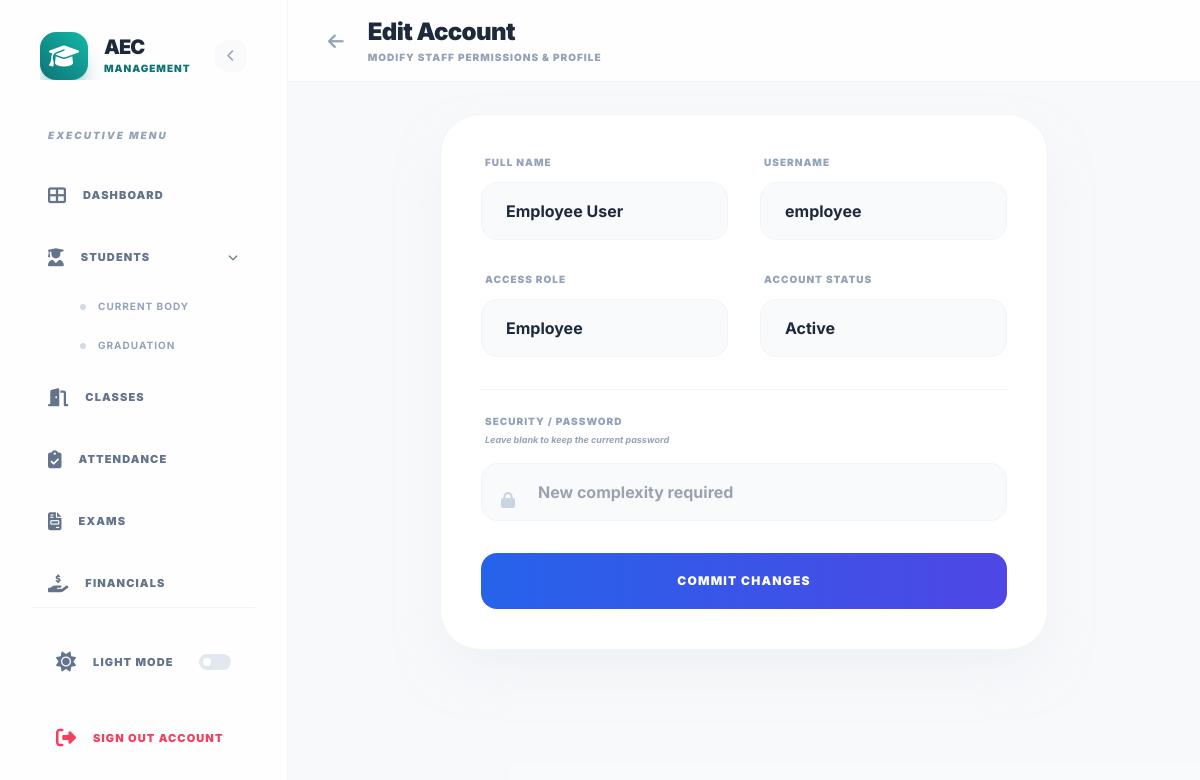
Screenshot of /user-edit.php?id=3 (signed in) with the database file from the repository.
### tables this page shows
CREATE TABLE IF NOT EXISTS `users` (
  `id` int(11) NOT NULL AUTO_INCREMENT,
  `full_name` varchar(100) NOT NULL,
  `username` varchar(50) NOT NULL,
  `password` varchar(255) NOT NULL,
  `role` enum('admin', 'employee') NOT NULL DEFAULT 'employee',
  `status` enum('active', 'inactive') NOT NULL DEFAULT 'active',
  `last_login` datetime DEFAULT NULL,
  `created_at` timestamp DEFAULT CURRENT_TIMESTAMP,
  PRIMARY KEY (`id`),
  UNIQUE KEY `uk_username` (`username`),
  INDEX `idx_status` (`status`)
);

### user-edit.php (the view, shortened to what this page needs)
<?php
require_once 'config/database.php';
$id = isset($_GET['id']) ? (int) $_GET['id'] : 0;
$stmt = $pdo->prepare("SELECT * FROM users WHERE id = ?");
$stmt->execute([$id]);
$user = $stmt->fetch();
include 'includes/header.php';
include 'includes/sidebar.php';
?>
<main class="flex-grow overflow-y-auto bg-slate-50/50 dark:bg-dark-bg transition-all duration-500">
    <header
        class="bg-white/80 dark:bg-dark-card/80 backdrop-blur-md border-b border-gray-100 dark:border-dark-border py-4 px-8 flex items-center justify-between sticky top-0 z-20 transition-all">
        <div class="flex items-center space-x-4">
            <a href="users.php" class="p-2 text-slate-400 hover:text-blue-600 transition-colors">
                <i class="fas fa-arrow-left text-lg"></i>
            </a>
            <div>
                <h2 class="text-2xl font-black text-slate-800 dark:text-white tracking-tight">Edit Account</h2>
                <p class="text-[10px] font-black text-slate-400 uppercase tracking-widest mt-0.5">Modify staff
                    permissions & profile</p>
            </div>
        </div>
    </header>
    <div class="p-8 max-w-2xl mx-auto">
        <div
            class="bg-white dark:bg-dark-card rounded-[2.5rem] border border-gray-100 dark:border-dark-border p-10 shadow-2xl shadow-slate-200/50 dark:shadow-none">
            <form action="user-edit.php?id=<?php echo $id; ?>" method="POST" class="space-y-8">
                <div class="grid grid-cols-1 md:grid-cols-2 gap-8">
                    <div>
                        <label
                            class="block text-[10px] font-black text-slate-400 uppercase tracking-widest mb-3 ml-1">Full
                            Name</label>
                        <input type="text" name="full_name" value="<?php echo $user->full_name; ?>" required
                            class="w-full px-6 py-4 bg-slate-50 dark:bg-slate-900/50 border border-slate-100 dark:border-white/5 rounded-2xl focus:outline-none focus:ring-4 focus:ring-blue-500/10 focus:border-blue-500 transition-all font-bold dark:text-white">
                    </div>
                    <div>
                        <label
                            class="block text-[10px] font-black text-slate-400 uppercase tracking-widest mb-3 ml-1">Username</label>
                        <input type="text" name="username" value="<?php echo $user->username; ?>" required
                            class="w-full px-6 py-4 bg-slate-50 dark:bg-slate-900/50 border border-slate-100 dark:border-white/5 rounded-2xl focus:outline-none focus:ring-4 focus:ring-blue-500/10 focus:border-blue-500 transition-all font-bold dark:text-white">
                    </div>
                </div>
                <div class="grid grid-cols-1 md:grid-cols-2 gap-8">
                    <div>
                        <label
                            class="block text-[10px] font-black text-slate-400 uppercase tracking-widest mb-3 ml-1">Access
                            Role</label>
                        <select name="role"
                            class="w-full px-6 py-4 bg-slate-50 dark:bg-slate-900/50 border border-slate-100 dark:border-white/5 rounded-2xl focus:outline-none focus:ring-4 focus:ring-blue-500/10 focus:border-blue-500 transition-all font-bold dark:text-white appearance-none">
                            <option value="employee" <?php echo $user->role === 'employee' ? 'selected' : ''; ?>>Employee</option>
                        </select>
                    </div>
                    <div>
                        <label
                            class="block text-[10px] font-black text-slate-400 uppercase tracking-widest mb-3 ml-1">Account
                            Status</label>
                        <select name="status"
                            class="w-full px-6 py-4 bg-slate-50 dark:bg-slate-900/50 border border-slate-100 dark:border-white/5 rounded-2xl focus:outline-none focus:ring-4 focus:ring-blue-500/10 focus:border-blue-500 transition-all font-bold dark:text-white appearance-none">
                            <option value="active" <?php echo $user->status === 'active' ? 'selected' : ''; ?>>Active
                            </option>
                        </select>
                    </div>
                </div>
                <div class="pt-6 border-t border-slate-100 dark:border-white/5">
                    <label
                        class="block text-[10px] font-black text-slate-400 uppercase tracking-widest mb-1 ml-1">Security
                        / Password</label>
                    <p class="text-[9px] font-bold text-slate-400 mb-4 ml-1 italic">Leave blank to keep the current
                        password</p>
                    <div class="relative group">
                        <i
                            class="fas fa-lock absolute left-5 top-1/2 -translate-y-1/2 text-slate-300 group-focus-within:text-blue-500 transition-colors"></i>
                        <input type="password" name="password" placeholder="New complexity required"
                            class="w-full pl-14 pr-6 py-4 bg-slate-50 dark:bg-slate-900/50 border border-slate-100 dark:border-white/5 rounded-2xl focus:outline-none focus:ring-4 focus:ring-blue-500/10 focus:border-blue-500 transition-all font-bold dark:text-white">
                    </div>
                </div>
                <button type="submit"
                    class="w-full bg-gradient-to-r from-blue-600 to-indigo-600 text-white py-5 rounded-2xl font-black text-xs uppercase tracking-widest hover:shadow-[0_20px_50px_rgba(37,99,235,0.3)] active:scale-95 transition-all">
                    Commit Changes
                </button>
            </form>
        </div>
    </div>
</main>
<?php include 'includes/footer.php'; ?>

### includes/header.php (style rules this page uses)
body { font-family: 'Inter', sans-serif; }
main { animation: fadeInUp 0.5s ease-out forwards; }
:root { --brand-teal: #0d7377; --brand-orange: #e07c24; }
* { animation-duration: 0s !important; animation-delay: 0s !important; transition-duration: 0s !important; transition-delay: 0s !important; transform: none !important; }
* { transition: none !important; -webkit-transition: none !important; -moz-transition: none !important; -ms-transition: none !important; -o-transition: none !important; }
.transition-all, .transition-colors, .transition-opacity, .transition-shadow, .transition-transform, .transition, .duration-75, .duration-100, .duration-150, .duration-200, .duration-300, .duration-500, .duration-700, .duration-1000, .ease-in, .ease-out, .ease-in-out, .ease-linear { transition: none !important; animation: none !important; }
main { animation: none !important; }
*, *::before, *::after { animation: none !important; transition: none !important; transform: none !important; }

### rows the page displays
users: full_name "Employee User", username "employee", role "Employee", status "Active"

### other values shown
$item['name'] "DASHBOARD"
$item['name'] "CLASSES"
$item['name'] "ATTENDANCE"
$item['name'] "EXAMS"
$item['name'] "FINANCIALS"
